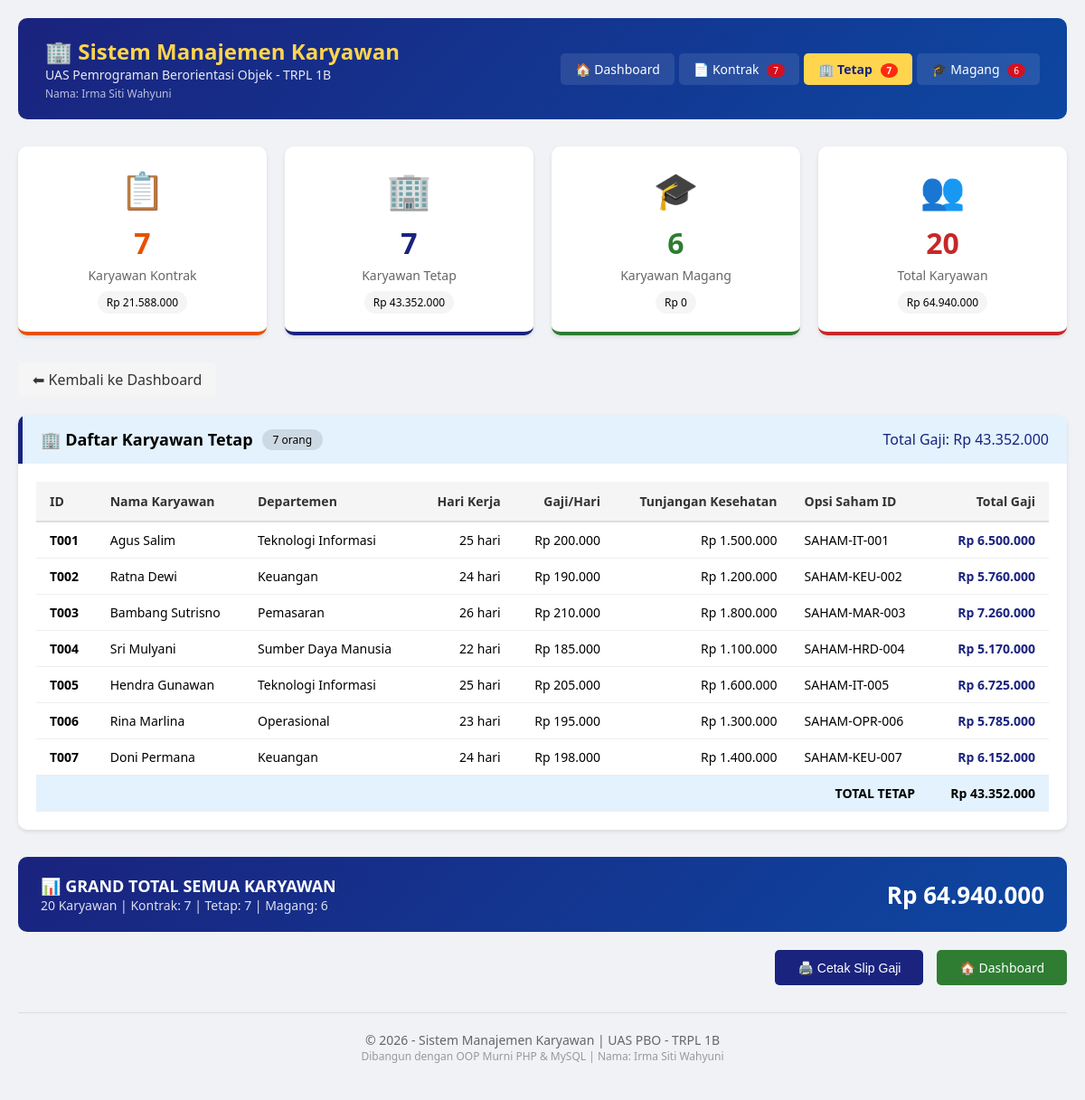
Page /?tab=tetap on the committed database.
### tables this page shows
CREATE TABLE `tabel_karyawan` (
  `id_karyawan` varchar(20) NOT NULL,
  `nama_karyawan` varchar(100) NOT NULL,
  `departemen` varchar(50) NOT NULL,
  `hari_kerja_masuk` int NOT NULL,
  `gaji_dasar_per_hari` decimal(15,2) NOT NULL,
  `jenis_karyawan` enum('Kontrak','Tetap','Magang') NOT NULL,
  `durasi_kontrak_bulan` int DEFAULT NULL,
  `agensi_penyalur` varchar(100) DEFAULT NULL,
  `tunjangan_kesehatan` decimal(15,2) DEFAULT NULL,
  `opsi_saham_id` varchar(50) DEFAULT NULL,
  `uang_saku_bulanan` decimal(15,2) DEFAULT NULL,
  `sertifikat_kampus_merdeka` varchar(200) DEFAULT NULL
);

### index.php (the view, shortened to what the rows shown need)
<?php
require_once 'config/koneksi.php';
require_once 'models/Karyawan.php';
require_once 'models/KaryawanTetap.php';
global $koneksi;
$sql = "SELECT * FROM tabel_karyawan ORDER BY jenis_karyawan, id_karyawan";
$result = $koneksi->query($sql);
$dataKontrak = [];
$dataTetap = [];
$dataMagang = [];
if ($result && $result->num_rows > 0) {
    while ($row = $result->fetch_assoc()) {
        $jenis = $row['jenis_karyawan'];
        switch ($jenis) {
            case 'Kontrak':
                $karyawan = new KaryawanKontrak(
                    $row['id_karyawan'],
                    $row['nama_karyawan'],
                    $row['departemen'],
                    $row['hari_kerja_masuk'],
                    $row['gaji_dasar_per_hari'],
                    $row['durasi_kontrak_bulan'],
                    $row['agensi_penyalur']
                );
                $dataKontrak[] = $karyawan;
                break;
            case 'Tetap':
                $karyawan = new KaryawanTetap(
                    $row['id_karyawan'],
                    $row['nama_karyawan'],
                    $row['departemen'],
                    $row['hari_kerja_masuk'],
                    $row['gaji_dasar_per_hari'],
                    $row['tunjangan_kesehatan'],
                    $row['opsi_saham_id']
                );
                $dataTetap[] = $karyawan;
                break;
            case 'Magang':
                $karyawan = new KaryawanMagang(
                    $row['id_karyawan'],
                    $row['nama_karyawan'],
                    $row['departemen'],
                    $row['hari_kerja_masuk'],
                    $row['gaji_dasar_per_hari'],
                    $row['uang_saku_bulanan'],
                    $row['sertifikat_kampus_merdeka']
                );
                $dataMagang[] = $karyawan;
                break;
        }
    }
}
$totalKontrak = count($dataKontrak);
$totalTetap = count($dataTetap);
$totalMagang = count($dataMagang);
$totalGajiKontrak = 0;
$totalGajiTetap = 0;
$totalGajiMagang = 0;
foreach ($dataKontrak as $k) { $totalGajiKontrak += $k->hitungGajiBersih(); }
foreach ($dataTetap as $k) { $totalGajiTetap += $k->hitungGajiBersih(); }
foreach ($dataMagang as $k) { $totalGajiMagang += $k->hitungGajiBersih(); }
$tab = isset($_GET['tab']) ? $_GET['tab'] : 'dashboard';
?>
<!DOCTYPE html>
<html lang="id">
<head>
</head>
<body>
    <div class="container">
        <div class="header">
            <div class="header-left">
                <h1>🏢 <span>Sistem Manajemen Karyawan</span></h1>
            </div>
        </div>
        <?php if ($tab == 'dashboard'): ?>
            <div class="kategori-section">
                <div class="kategori-header kontrak" onclick="window.location.href='?tab=kontrak'">
                    <h2>
                        📋 Karyawan Kontrak
                        <span class="badge"><?= $totalKontrak ?> orang</span>
                    </h2>
                    <div class="total-kategori" style="color:#e65100;">
                        Total Gaji: Rp <?= number_format($totalGajiKontrak, 0, ',', '.') ?>
                    </div>
                </div>
                <div class="kategori-body">
                    <?php if (count($dataKontrak) > 0): ?>
                        <table>
                            <thead>
                                <tr>
                                    <th>ID</th>
                                    <th>Nama</th>
                                    <th>Departemen</th>
                                    <th class="text-right">Hari Kerja</th>
                                    <th class="text-right">Gaji/Hari</th>
                                    <th>Durasi</th>
                                    <th class="text-right">Total Gaji</th>
                                </tr>
                            </thead>
                            <tbody>
                                <?php foreach ($dataKontrak as $k): ?>
                                    <tr>
                                        <td><strong><?= $k->id_karyawan ?></strong></td>
                                        <td><?= $k->nama_karyawan ?></td>
                                        <td><?= $k->departemen ?></td>
                                        <td class="text-right"><?= $k->hariKerjaMasuk ?> hari</td>
                                        <td class="text-right">Rp <?= number_format($k->gajiDasarPerHari, 0, ',', '.') ?></td>
                                        <td><?= $k->durasiKontrakBulan ?> bln</td>
                                        <td class="text-right gaji-total">
                                            Rp <?= number_format($k->hitungGajiBersih(), 0, ',', '.') ?>
                                        </td>
                                    </tr>
                                <?php endforeach; ?>
                            </tbody>
                        </table>
                        <div class="table-footer">
                            <span><span class="label">SUB TOTAL KONTRAK:</span> Rp <?= number_format($totalGajiKontrak, 0, ',', '.') ?></span>
                        </div>
                    <?php else: ?>
                        <div class="empty-state">
                            <div class="empty-icon">📭</div>
                            <h3>Belum Ada Data</h3>
                            <p>Belum ada karyawan kontrak yang terdaftar.</p>
                        </div>
                    <?php endif; ?>
                </div>
            </div>
            <div class="kategori-section">
                <div class="kategori-header tetap" onclick="window.location.href='?tab=tetap'">
                    <h2>
                        🏢 Karyawan Tetap
                        <span class="badge"><?= $totalTetap ?> orang</span>
                    </h2>
                    <div class="total-kategori" style="color:#1a237e;">
                        Total Gaji: Rp <?= number_format($totalGajiTetap, 0, ',', '.') ?>
                    </div>
                </div>
                <div class="kategori-body">
                    <?php if (count($dataTetap) > 0): ?>
                        <table>
                            <thead>
                                <tr>
                                    <th>ID</th>
                                    <th>Nama</th>
                                    <th>Departemen</th>
                                    <th class="text-right">Hari Kerja</th>
                                    <th class="text-right">Gaji/Hari</th>
                                    <th class="text-right">Tunjangan</th>
                                    <th class="text-right">Total Gaji</th>
                                </tr>
                            </thead>
                            <tbody>
                                <?php foreach ($dataTetap as $k): ?>
                                    <tr>
                                        <td><strong><?= $k->id_karyawan ?></strong></td>
                                        <td><?= $k->nama_karyawan ?></td>
                                        <td><?= $k->departemen ?></td>
                                        <td class="text-right"><?= $k->hariKerjaMasuk ?> hari</td>
                                        <td class="text-right">Rp <?= number_format($k->gajiDasarPerHari, 0, ',', '.') ?></td>
                                        <td class="text-right">Rp <?= number_format($k->tunjanganKesehatan, 0, ',', '.') ?></td>
                                        <td class="text-right gaji-total">
                                            Rp <?= number_format($k->hitungGajiBersih(), 0, ',', '.') ?>
                                        </td>
                                    </tr>
                                <?php endforeach; ?>
                            </tbody>
                        </table>
                        <div class="table-footer">
                            <span><span class="label">SUB TOTAL TETAP:</span> Rp <?= number_format($totalGajiTetap, 0, ',', '.') ?></span>
                        </div>
                    <?php else: ?>
                        <div class="empty-state">
                            <div class="empty-icon">📭</div>
                            <h3>Belum Ada Data</h3>
                            <p>Belum ada karyawan tetap yang terdaftar.</p>
                        </div>
                    <?php endif; ?>
                </div>
            </div>
            <div class="kategori-section">
                <div class="kategori-header magang" onclick="window.location.href='?tab=magang'">
                    <h2>
                        🎓 Karyawan Magang
                        <span class="badge"><?= $totalMagang ?> orang</span>
                    </h2>
                    <div class="total-kategori" style="color:#2e7d32;">
                        Total Gaji: Rp <?= number_format($totalGajiMagang, 0, ',', '.') ?>
                    </div>
                </div>
                <div class="kategori-body">
                    <?php if (count($dataMagang) > 0): ?>
                        <table>
                            <thead>
                                <tr>
                                    <th>ID</th>
                                    <th>Nama</th>
                                    <th>Departemen</th>
                                    <th class="text-right">Hari Kerja</th>
                                    <th class="text-right">Gaji/Hari</th>
                                    <th class="text-right">Gaji Kotor</th>
                                    <th class="text-right">Potongan 20%</th>
                                    <th class="text-right">Gaji Bersih</th>
                                </tr>
                            </thead>
                            <tbody>
                                <?php foreach ($dataMagang as $k):
                                    $gajiKotor = $k->hariKerjaMasuk * $k->gajiDasarPerHari;
                                    $potongan = $gajiKotor * 0.20;
                                ?>
                                    <tr>
                                        <td><strong><?= $k->id_karyawan ?></strong></td>
                                        <td><?= $k->nama_karyawan ?></td>
                                        <td><?= $k->departemen ?></td>
                                        <td class="text-right"><?= $k->hariKerjaMasuk ?> hari</td>
                                        <td class="text-right">Rp <?= number_format($k->gajiDasarPerHari, 0, ',', '.') ?></td>
                                        <td class="text-right">Rp <?= number_format($gajiKotor, 0, ',', '.') ?></td>
                                        <td class="text-right gaji-potongan">
                                            - Rp <?= number_format($potongan, 0, ',', '.') ?>
                                            <br><small>(20%)</small>
                                        </td>
                                        <td class="text-right gaji-total">
                                            Rp <?= number_format($k->hitungGajiBersih(), 0, ',', '.') ?>
                                        </td>
                                    </tr>
                                <?php endforeach; ?>
                            </tbody>
                        </table>
                        <div class="table-footer">
                            <span><span class="label">SUB TOTAL MAGANG:</span> Rp <?= number_format($totalGajiMagang, 0, ',', '.') ?></span>
                        </div>
                    <?php else: ?>
                        <div class="empty-state">
                            <div class="empty-icon">📭</div>
                            <h3>Belum Ada Data</h3>
                            <p>Belum ada karyawan magang yang terdaftar.</p>
                        </div>
                    <?php endif; ?>
                </div>
            </div>
        <?php elseif ($tab == 'tetap'): ?>
            <div class="kategori-section">
                <div class="kategori-header tetap">
                    <h2>
                        🏢 Daftar Karyawan Tetap
                        <span class="badge"><?= $totalTetap ?> orang</span>
                    </h2>
                </div>
                <div class="kategori-body">
                    <?php if (count($dataTetap) > 0): ?>
                        <table>
                            <thead>
                                <tr>
                                    <th>ID</th>
                                    <th>Nama Karyawan</th>
                                    <th>Departemen</th>
                                    <th class="text-right">Hari Kerja</th>
                                    <th class="text-right">Gaji/Hari</th>
                                    <th class="text-right">Tunjangan Kesehatan</th>
                                    <th>Opsi Saham ID</th>
                                    <th class="text-right">Total Gaji</th>
                                </tr>
                            </thead>
                            <tbody>
                                <?php foreach ($dataTetap as $k): ?>
                                    <tr>
                                        <td><strong><?= $k->id_karyawan ?></strong></td>
                                        <td><?= $k->nama_karyawan ?></td>
                                        <td><?= $k->departemen ?></td>
                                        <td class="text-right"><?= $k->hariKerjaMasuk ?> hari</td>
                                        <td class="text-right">Rp <?= number_format($k->gajiDasarPerHari, 0, ',', '.') ?></td>
                                        <td class="text-right">Rp <?= number_format($k->tunjanganKesehatan, 0, ',', '.') ?></td>
                                        <td><?= $k->opsiSahamId ?></td>
                                        <td class="text-right gaji-total">
                                            Rp <?= number_format($k->hitungGajiBersih(), 0, ',', '.') ?>
                                        </td>
                                    </tr>
                                <?php endforeach; ?>
                            </tbody>
                        </table>
                    <?php endif; ?>
                </div>
            </div>
        <?php endif; ?>
    </div>
</body>
</html>

### rows in the picture
tabel_karyawan: id_karyawan "T001", nama_karyawan "Agus Salim", departemen "Teknologi Informasi", hari_kerja_masuk "25", gaji_dasar_per_hari "200.000", tunjangan_kesehatan "1.500.000", opsi_saham "SAHAM-IT-001", $k->hitungGajiBersih() "6.500.000"
tabel_karyawan: id_karyawan "T002", nama_karyawan "Ratna Dewi", departemen "Keuangan", hari_kerja_masuk "24", gaji_dasar_per_hari "190.000", tunjangan_kesehatan "1.200.000", opsi_saham "SAHAM-KEU-002", $k->hitungGajiBersih() "5.760.000"
tabel_karyawan: id_karyawan "T003", nama_karyawan "Bambang Sutrisno", departemen "Pemasaran", hari_kerja_masuk "26", gaji_dasar_per_hari "210.000", tunjangan_kesehatan "1.800.000", opsi_saham "SAHAM-MAR-003", $k->hitungGajiBersih() "7.260.000"
tabel_karyawan: id_karyawan "T004", nama_karyawan "Sri Mulyani", departemen "Sumber Daya Manusia", hari_kerja_masuk "22", gaji_dasar_per_hari "185.000", tunjangan_kesehatan "1.100.000", opsi_saham "SAHAM-HRD-004", $k->hitungGajiBersih() "5.170.000"
tabel_karyawan: id_karyawan "T005", nama_karyawan "Hendra Gunawan", departemen "Teknologi Informasi", hari_kerja_masuk "25", gaji_dasar_per_hari "205.000", tunjangan_kesehatan "1.600.000", opsi_saham "SAHAM-IT-005", $k->hitungGajiBersih() "6.725.000"
tabel_karyawan: id_karyawan "T006", nama_karyawan "Rina Marlina", departemen "Operasional", hari_kerja_masuk "23", gaji_dasar_per_hari "195.000", tunjangan_kesehatan "1.300.000", opsi_saham "SAHAM-OPR-006", $k->hitungGajiBersih() "5.785.000"
tabel_karyawan: id_karyawan "T007", nama_karyawan "Doni Permana", departemen "Keuangan", hari_kerja_masuk "24", gaji_dasar_per_hari "198.000", tunjangan_kesehatan "1.400.000", opsi_saham "SAHAM-KEU-007", $k->hitungGajiBersih() "6.152.000"

### other values in the picture
$totalKontrak "7"
$totalTetap "7"
$totalMagang "6"
$totalGajiKontrak "21.588.000"
$totalGajiTetap "43.352.000"
$totalGajiMagang "0"
$totalSemua "20"
$totalGajiSemua "64.940.000"
